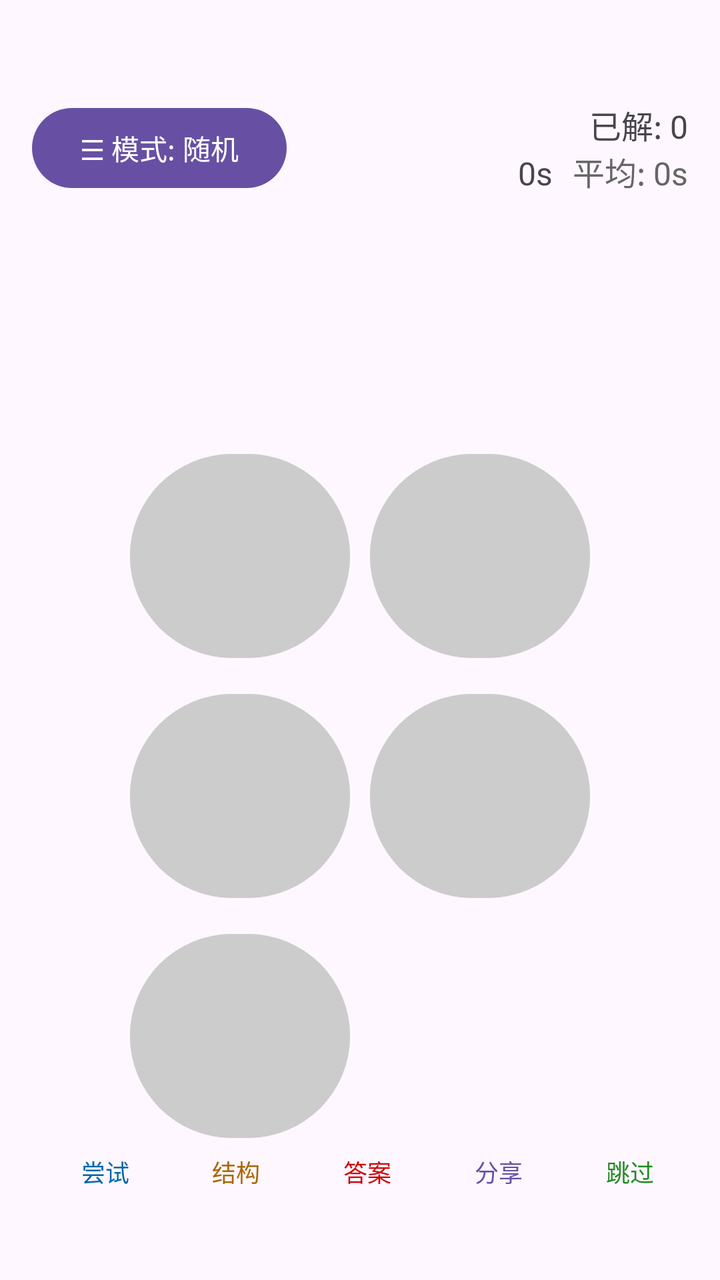
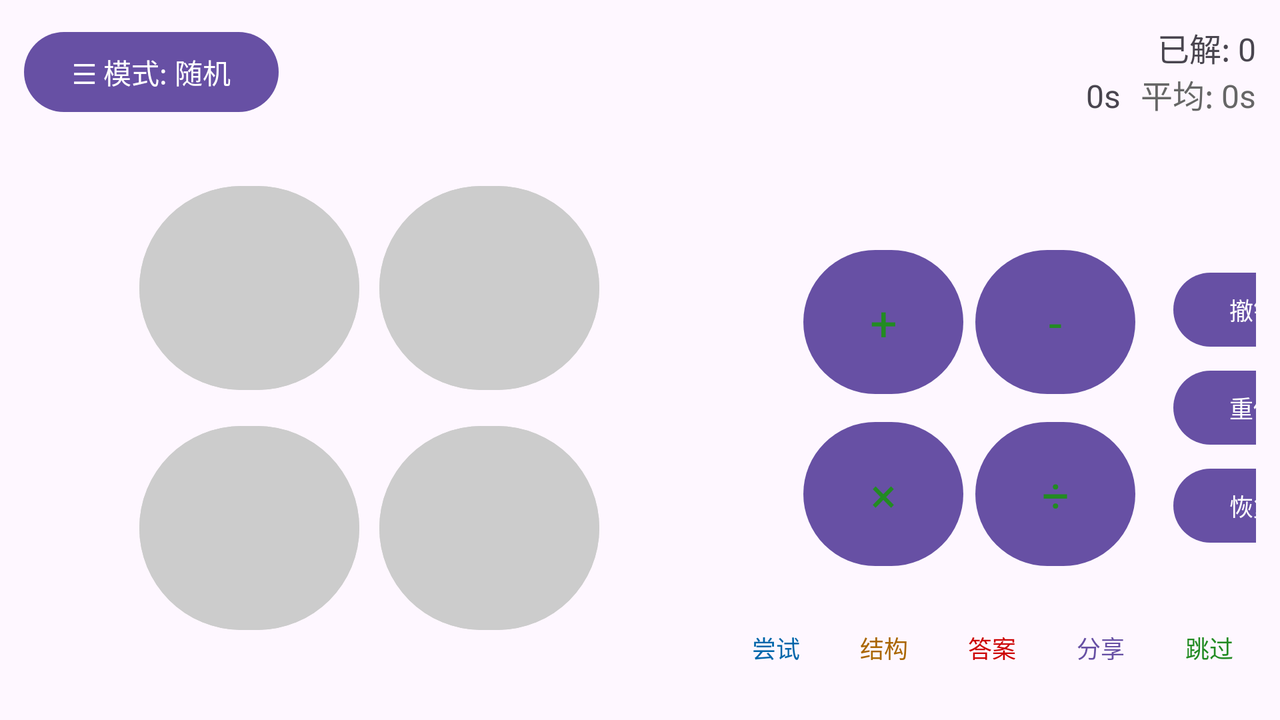

First picture: res/layout/ on a phone held upright. Second picture: the repository's own variant of that layout, on a device whose configuration matches the variant's folder. Source for both follows.
<!-- AndroidManifest.xml: application theme Theme.Hajimi24 -->
<!-- res/layout/activity_main.xml -->
<?xml version="1.0" encoding="utf-8"?>
<androidx.drawerlayout.widget.DrawerLayout xmlns:android="http://schemas.android.com/apk/res/android"
    xmlns:app="http://schemas.android.com/apk/res-auto"
    xmlns:tools="http://schemas.android.com/tools"
    android:id="@+id/drawer_layout"
    android:layout_width="match_parent"
    android:layout_height="match_parent"
    tools:context=".MainActivity">

    <androidx.constraintlayout.widget.ConstraintLayout
        android:layout_width="match_parent"
        android:layout_height="match_parent"
        android:paddingTop="50dp"
        android:paddingStart="16dp"
        android:paddingEnd="16dp"
        android:paddingBottom="30dp">

        <Button
            android:id="@+id/btn_menu"
            android:layout_width="wrap_content"
            android:layout_height="wrap_content"
            android:text="☰ 模式: 随机"
            android:textSize="14sp"
            app:layout_constraintStart_toStartOf="parent"
            app:layout_constraintTop_toTopOf="parent" />

        <LinearLayout
            android:layout_width="wrap_content"
            android:layout_height="wrap_content"
            android:orientation="vertical"
            android:gravity="end"
            app:layout_constraintEnd_toEndOf="parent"
            app:layout_constraintTop_toTopOf="@+id/btn_menu"
            app:layout_constraintBottom_toBottomOf="@+id/btn_menu">

            <TextView
                android:id="@+id/tv_score"
                android:layout_width="wrap_content"
                android:layout_height="wrap_content"
                android:text="已解: 0"
                android:textSize="16sp" />

            <LinearLayout
                android:layout_width="wrap_content"
                android:layout_height="wrap_content"
                android:orientation="horizontal">
                <TextView
                    android:id="@+id/tv_timer"
                    android:layout_width="wrap_content"
                    android:layout_height="wrap_content"
                    android:text="0s"
                    android:textSize="16sp"
                    android:layout_marginEnd="10dp"/>
                <TextView
                    android:id="@+id/tv_avg_time"
                    android:layout_width="wrap_content"
                    android:layout_height="wrap_content"
                    android:text="平均: 0s"
                    android:textSize="16sp"
                    android:textColor="#666666"/>
            </LinearLayout>
        </LinearLayout>

        <GridLayout
            android:id="@+id/grid_cards"
            android:layout_width="wrap_content"
            android:layout_height="wrap_content"
            android:columnCount="2"
            android:rowCount="3"
            android:layout_marginTop="120dp"
            app:layout_constraintTop_toBottomOf="@+id/btn_menu"
            app:layout_constraintStart_toStartOf="parent"
            app:layout_constraintEnd_toEndOf="parent">

            
            <Button android:id="@+id/card_1"
                android:layout_width="110dp"
                android:layout_height="110dp"
                android:layout_margin="5dp"
                app:autoSizeTextType="uniform"
                app:autoSizeMinTextSize="10sp"
                app:autoSizeMaxTextSize="28sp"
                app:autoSizeStepGranularity="2sp"
                android:backgroundTint="#CCCCCC"
                android:textColor="#228B22" />

            <Button android:id="@+id/card_2"
                android:layout_width="110dp"
                android:layout_height="110dp"
                android:layout_margin="5dp"
                app:autoSizeTextType="uniform"
                app:autoSizeMinTextSize="10sp"
                app:autoSizeMaxTextSize="28sp"
                app:autoSizeStepGranularity="2sp"
                android:backgroundTint="#CCCCCC"
                android:textColor="#228B22" />

            <Button android:id="@+id/card_3"
                android:layout_width="110dp"
                android:layout_height="110dp"
                android:layout_margin="5dp"
                app:autoSizeTextType="uniform"
                app:autoSizeMinTextSize="10sp"
                app:autoSizeMaxTextSize="28sp"
                app:autoSizeStepGranularity="2sp"
                android:backgroundTint="#CCCCCC"
                android:textColor="#228B22" />

            <Button android:id="@+id/card_4"
                android:layout_width="110dp"
                android:layout_height="110dp"
                android:layout_margin="5dp"
                app:autoSizeTextType="uniform"
                app:autoSizeMinTextSize="10sp"
                app:autoSizeMaxTextSize="28sp"
                app:autoSizeStepGranularity="2sp"
                android:backgroundTint="#CCCCCC"
                android:textColor="#228B22" />

            <Button android:id="@+id/card_5"
                android:layout_width="110dp"
                android:layout_height="110dp"
                android:layout_margin="5dp"
                app:autoSizeTextType="uniform"
                app:autoSizeMinTextSize="10sp"
                app:autoSizeMaxTextSize="28sp"
                app:autoSizeStepGranularity="2sp"
                android:backgroundTint="#CCCCCC"
                android:textColor="#228B22" />
        </GridLayout>

        <LinearLayout
            android:id="@+id/layout_ops"
            android:layout_width="wrap_content"
            android:layout_height="wrap_content"
            android:orientation="horizontal"
            android:layout_marginTop="30dp"
            app:layout_constraintTop_toBottomOf="@+id/grid_cards"
            app:layout_constraintStart_toStartOf="parent"
            app:layout_constraintEnd_toEndOf="parent">

            <Button android:id="@+id/btn_op_add" android:textColor="#228B22" android:layout_width="70dp" android:layout_height="70dp" android:layout_margin="5dp" android:text="+" android:textSize="28sp"/>
            <Button android:id="@+id/btn_op_sub" android:textColor="#228B22" android:layout_width="70dp" android:layout_height="70dp" android:layout_margin="5dp" android:text="-" android:textSize="28sp"/>
            <Button android:id="@+id/btn_op_mul" android:textColor="#228B22" android:layout_width="70dp" android:layout_height="70dp" android:layout_margin="5dp" android:text="×" android:textSize="28sp"/>
            <Button android:id="@+id/btn_op_div" android:textColor="#228B22" android:layout_width="70dp" android:layout_height="70dp" android:layout_margin="5dp" android:text="÷" android:textSize="28sp"/>
        </LinearLayout>

        <LinearLayout
            android:id="@+id/layout_mid_actions"
            android:layout_width="wrap_content"
            android:layout_height="wrap_content"
            android:orientation="horizontal"
            android:layout_marginTop="20dp"
            app:layout_constraintTop_toBottomOf="@+id/layout_ops"
            app:layout_constraintStart_toStartOf="parent"
            app:layout_constraintEnd_toEndOf="parent">

            <Button android:id="@+id/btn_undo" android:text="撤销" android:layout_width="100dp" android:layout_height="wrap_content" android:layout_marginEnd="5dp"/>
            <Button android:id="@+id/btn_reset" android:text="重做" android:layout_width="100dp" android:layout_height="wrap_content" android:layout_marginEnd="5dp"/>
            <Button android:id="@+id/btn_redo" android:text="恢复" android:layout_width="100dp" android:layout_height="wrap_content"/>
        </LinearLayout>

        <TextView
            android:id="@+id/tv_message_area"
            android:layout_width="wrap_content"
            android:layout_height="wrap_content"
            android:text=""
            android:textSize="20sp"
            android:textStyle="bold"
            android:textColor="#333333"
            android:gravity="center"
            app:layout_constraintTop_toBottomOf="@+id/layout_mid_actions"
            app:layout_constraintStart_toStartOf="parent"
            app:layout_constraintEnd_toEndOf="parent"
            app:layout_constraintBottom_toTopOf="@+id/layout_bottom" />

        <LinearLayout
            android:id="@+id/layout_bottom"
            android:layout_width="match_parent"
            android:layout_height="wrap_content"
            android:orientation="horizontal"
            android:weightSum="5"
            app:layout_constraintBottom_toBottomOf="parent">

            <Button android:id="@+id/btn_try" android:text="尝试" android:textColor="#0066AA" android:layout_width="0dp" android:layout_height="wrap_content" android:layout_weight="1" style="?android:attr/buttonBarButtonStyle" android:textSize="12sp"/>
            <Button android:id="@+id/btn_hint_struct" android:text="结构" android:textColor="#AA6600" android:layout_width="0dp" android:layout_height="wrap_content" android:layout_weight="1" style="?android:attr/buttonBarButtonStyle" android:textSize="12sp"/>
            <Button android:id="@+id/btn_answer" android:text="答案" android:textColor="#CC0000" android:layout_width="0dp" android:layout_height="wrap_content" android:layout_weight="1" style="?android:attr/buttonBarButtonStyle" android:textSize="12sp"/>
            <Button android:id="@+id/btn_share" android:text="分享" android:layout_width="0dp" android:layout_height="wrap_content" android:layout_weight="1" style="?android:attr/buttonBarButtonStyle" android:textSize="12sp"/>
            <Button android:id="@+id/btn_skip" android:text="跳过" android:textColor="#228B22" android:layout_width="0dp" android:layout_height="wrap_content" android:layout_weight="1" style="?android:attr/buttonBarButtonStyle" android:textSize="12sp"/>
        </LinearLayout>

    </androidx.constraintlayout.widget.ConstraintLayout>

    <com.google.android.material.navigation.NavigationView
        android:id="@+id/nav_view"
        android:layout_width="wrap_content"
        android:layout_height="match_parent"
        android:layout_gravity="start"
        android:fitsSystemWindows="true"
        app:headerLayout="@layout/nav_header" />

</androidx.drawerlayout.widget.DrawerLayout>
<!-- res/layout/nav_header.xml (included above) -->
<?xml version="1.0" encoding="utf-8"?>
<LinearLayout xmlns:android="http://schemas.android.com/apk/res/android"
    android:layout_width="match_parent"
    android:layout_height="180dp"
    android:background="#FFB6C1"
    android:gravity="bottom"
    android:orientation="vertical"
    android:padding="16dp"
    android:theme="@style/ThemeOverlay.AppCompat.Dark">

    <ImageView
        android:id="@+id/imageView"
        android:layout_width="70dp"
        android:layout_height="70dp"
        android:contentDescription="Welcome Cat"
        android:paddingTop="8dp"
        android:src="@mipmap/ic_launcher" />

    <TextView
        android:layout_width="match_parent"
        android:layout_height="wrap_content"
        android:layout_marginTop="12dp"
        android:text="欢迎来到"
        android:textColor="#FFFFFF"
        android:textSize="14sp" />

    <TextView
        android:layout_width="wrap_content"
        android:layout_height="wrap_content"
        android:text="哈基米算24点小游戏"
        android:textColor="#FFFFFF"
        android:textSize="20sp"
        android:textStyle="bold" />

</LinearLayout>
<!-- resources referenced by this layout -->
<resources>
  <!-- mipmap ic_launcher: webp bitmap (mipmap-hdpi, 7444 bytes) -->
  <style name="Theme.Hajimi24" parent="Base.Theme.Hajimi24" />
  <style name="Base.Theme.Hajimi24" parent="Theme.Material3.DayNight.NoActionBar">
          
          
          
          <item name="android:fontFamily">@font/app_default_font</item>
          <item name="fontFamily">@font/app_default_font</item>
  
          
          <item name="android:textSize">16sp</item>
      </style>
</resources>
<!-- res/layout-land/activity_main.xml (the repository's variant of the layout above) -->
<!-- drawn on the phone turned sideways -->
<?xml version="1.0" encoding="utf-8"?>
<androidx.drawerlayout.widget.DrawerLayout xmlns:android="http://schemas.android.com/apk/res/android"
    xmlns:app="http://schemas.android.com/apk/res-auto"
    xmlns:tools="http://schemas.android.com/tools"
    android:id="@+id/drawer_layout"
    android:layout_width="match_parent"
    android:layout_height="match_parent"
    tools:context=".MainActivity">

    <androidx.constraintlayout.widget.ConstraintLayout
        android:layout_width="match_parent"
        android:layout_height="match_parent"
        android:padding="12dp">

        <androidx.constraintlayout.widget.Guideline
            android:id="@+id/guideline_v"
            android:layout_width="wrap_content"
            android:layout_height="wrap_content"
            android:orientation="vertical"
            app:layout_constraintGuide_percent="0.56" />

        <Button
            android:id="@+id/btn_menu"
            android:layout_width="wrap_content"
            android:layout_height="wrap_content"
            android:text="☰ 模式: 随机"
            android:textSize="14sp"
            app:layout_constraintStart_toStartOf="parent"
            app:layout_constraintTop_toTopOf="parent" />

        
        
        <GridLayout
            android:id="@+id/grid_cards"
            android:layout_width="wrap_content"
            android:layout_height="wrap_content"
            android:columnCount="2"
        android:rowCount="2"
            app:layout_constraintTop_toBottomOf="@+id/btn_menu"
        app:layout_constraintBottom_toBottomOf="parent"
        app:layout_constraintStart_toStartOf="parent"
        app:layout_constraintEnd_toStartOf="@+id/guideline_v">

        <Button android:id="@+id/card_1" android:layout_width="110dp" android:layout_height="110dp" android:layout_margin="5dp" android:textSize="28sp" android:backgroundTint="#CCCCCC" android:textColor="#228B22" android:maxLines="1"
            app:autoSizeTextType="uniform"
            app:autoSizeMinTextSize="12sp"
            app:autoSizeMaxTextSize="28sp"
            app:autoSizeStepGranularity="2sp" />
        <Button android:id="@+id/card_2" android:layout_width="110dp" android:layout_height="110dp" android:layout_margin="5dp" android:textSize="28sp" android:backgroundTint="#CCCCCC" android:textColor="#228B22" android:maxLines="1"
            app:autoSizeTextType="uniform"
            app:autoSizeMinTextSize="12sp"
            app:autoSizeMaxTextSize="28sp"
            app:autoSizeStepGranularity="2sp" />
        <Button android:id="@+id/card_3" android:layout_width="110dp" android:layout_height="110dp" android:layout_margin="5dp" android:textSize="28sp" android:backgroundTint="#CCCCCC" android:textColor="#228B22" android:maxLines="1"
            app:autoSizeTextType="uniform"
            app:autoSizeMinTextSize="12sp"
            app:autoSizeMaxTextSize="28sp"
            app:autoSizeStepGranularity="2sp" />
        <Button android:id="@+id/card_4" android:layout_width="110dp" android:layout_height="110dp" android:layout_margin="5dp" android:textSize="28sp" android:backgroundTint="#CCCCCC" android:textColor="#228B22" android:maxLines="1"
            app:autoSizeTextType="uniform"
            app:autoSizeMinTextSize="12sp"
            app:autoSizeMaxTextSize="28sp"
            app:autoSizeStepGranularity="2sp" />
        </GridLayout>
        
        <LinearLayout
            android:id="@+id/layout_info_header"
            android:layout_width="wrap_content"
            android:layout_height="wrap_content"
            android:orientation="vertical"
            android:gravity="end"
            app:layout_constraintEnd_toEndOf="parent"
            app:layout_constraintTop_toTopOf="parent">
            <TextView android:id="@+id/tv_status" android:layout_width="wrap_content" android:layout_height="wrap_content" android:visibility="gone" />
            <TextView android:id="@+id/tv_score" android:layout_width="wrap_content" android:layout_height="wrap_content" android:text="已解: 0" android:textSize="16sp" />
            <LinearLayout android:layout_width="wrap_content" android:layout_height="wrap_content" android:orientation="horizontal">
                <TextView android:id="@+id/tv_timer" android:layout_width="wrap_content" android:layout_height="wrap_content" android:text="0s" android:textSize="16sp" android:layout_marginEnd="10dp"/>
                <TextView android:id="@+id/tv_avg_time" android:layout_width="wrap_content" android:layout_height="wrap_content" android:text="平均: 0s" android:textSize="16sp" android:textColor="#666666"/>
            </LinearLayout>
        </LinearLayout>

        
        <TextView
            android:id="@+id/tv_message_area"
            android:layout_width="0dp"
            android:layout_height="wrap_content"
            android:textSize="20sp"
            android:textStyle="bold"
            android:gravity="center"
            app:layout_constraintBottom_toTopOf="@+id/layout_right_controls"
            app:layout_constraintStart_toEndOf="@+id/guideline_v"
            app:layout_constraintEnd_toEndOf="parent" />

        <android.webkit.WebView
            android:id="@+id/wv_math_message"
            android:layout_width="0dp"
            android:layout_height="80dp"
            android:visibility="gone"
            app:layout_constraintBottom_toTopOf="@+id/layout_right_controls"
            app:layout_constraintStart_toEndOf="@+id/guideline_v"
            app:layout_constraintEnd_toEndOf="parent" />

        
        <LinearLayout
            android:id="@+id/layout_right_controls"
            android:layout_width="wrap_content"
            android:layout_height="wrap_content"
            android:orientation="horizontal"
            android:gravity="center_vertical"
            android:layout_marginBottom="10dp"
            app:layout_constraintBottom_toTopOf="@+id/layout_bottom"
            app:layout_constraintStart_toEndOf="@+id/guideline_v"
            app:layout_constraintEnd_toEndOf="parent">

            
            <GridLayout
                android:id="@+id/layout_ops"
                android:layout_width="180dp"
                android:layout_height="wrap_content"
                android:layout_marginStart="80dp"
                android:columnCount="2"
                android:rowCount="2">

                <Button
                    android:id="@+id/btn_op_add"
                    android:layout_width="80dp"
                    android:layout_height="80dp"
                    android:layout_margin="3dp"
                    android:text="+"
                    android:textColor="#228B22"
                    android:textSize="24sp" />

                <Button
                    android:id="@+id/btn_op_sub"
                    android:layout_width="80dp"
                    android:layout_height="80dp"
                    android:layout_margin="3dp"
                    android:text="-"
                    android:textColor="#228B22"
                    android:textSize="24sp" />

                <Button
                    android:id="@+id/btn_op_mul"
                    android:layout_width="80dp"
                    android:layout_height="80dp"
                    android:layout_margin="3dp"
                    android:text="×"
                    android:textColor="#228B22"
                    android:textSize="24sp" />

                <Button
                    android:id="@+id/btn_op_div"
                    android:layout_width="80dp"
                    android:layout_height="80dp"
                    android:layout_margin="3dp"
                    android:text="÷"
                    android:textColor="#228B22"
                    android:textSize="24sp" />
            </GridLayout>

            
            <LinearLayout
                android:id="@+id/layout_mid_actions"
                android:layout_width="wrap_content"
                android:layout_height="wrap_content"
                android:orientation="vertical"
                android:layout_marginStart="8dp">
                <Button android:id="@+id/btn_undo" android:text="撤销" android:layout_width="80dp" android:layout_height="45dp" android:layout_marginBottom="4dp" android:textSize="12sp"/>
                <Button android:id="@+id/btn_reset" android:text="重做" android:layout_width="80dp" android:layout_height="45dp" android:layout_marginBottom="4dp" android:textSize="12sp"/>
                <Button android:id="@+id/btn_redo" android:text="恢复" android:layout_width="80dp" android:layout_height="45dp" android:textSize="12sp"/>
            </LinearLayout>
        </LinearLayout>

        
        <LinearLayout
            android:id="@+id/layout_bottom"
            android:layout_width="0dp"
            android:layout_height="wrap_content"
            android:orientation="horizontal"
            android:weightSum="5"
            app:layout_constraintBottom_toBottomOf="parent"
            app:layout_constraintStart_toEndOf="@+id/guideline_v"
            app:layout_constraintEnd_toEndOf="parent">
            <Button android:id="@+id/btn_try" android:text="尝试" android:textColor="#0066AA" android:layout_width="0dp" android:layout_height="wrap_content" android:layout_weight="1" style="?android:attr/buttonBarButtonStyle" android:textSize="12sp" android:padding="0dp"/>
            <Button android:id="@+id/btn_hint_struct" android:text="结构" android:textColor="#AA6600" android:layout_width="0dp" android:layout_height="wrap_content" android:layout_weight="1" style="?android:attr/buttonBarButtonStyle" android:textSize="12sp" android:padding="0dp"/>
            <Button android:id="@+id/btn_answer" android:text="答案" android:textColor="#CC0000" android:layout_width="0dp" android:layout_height="wrap_content" android:layout_weight="1" style="?android:attr/buttonBarButtonStyle" android:textSize="12sp" android:padding="0dp"/>
            <Button android:id="@+id/btn_share" android:text="分享" android:layout_width="0dp" android:layout_height="wrap_content" android:layout_weight="1" style="?android:attr/buttonBarButtonStyle" android:textSize="12sp" android:padding="0dp"/>
            <Button android:id="@+id/btn_skip" android:text="跳过" android:textColor="#228B22" android:layout_width="0dp" android:layout_height="wrap_content" android:layout_weight="1" style="?android:attr/buttonBarButtonStyle" android:textSize="12sp" android:padding="0dp"/>
        </LinearLayout>

    </androidx.constraintlayout.widget.ConstraintLayout>

    <com.google.android.material.navigation.NavigationView
        android:id="@+id/nav_view"
        android:layout_width="wrap_content"
        android:layout_height="match_parent"
        android:layout_gravity="start"
        app:headerLayout="@layout/nav_header"
        app:menu="@menu/drawer_view"/>

</androidx.drawerlayout.widget.DrawerLayout>
